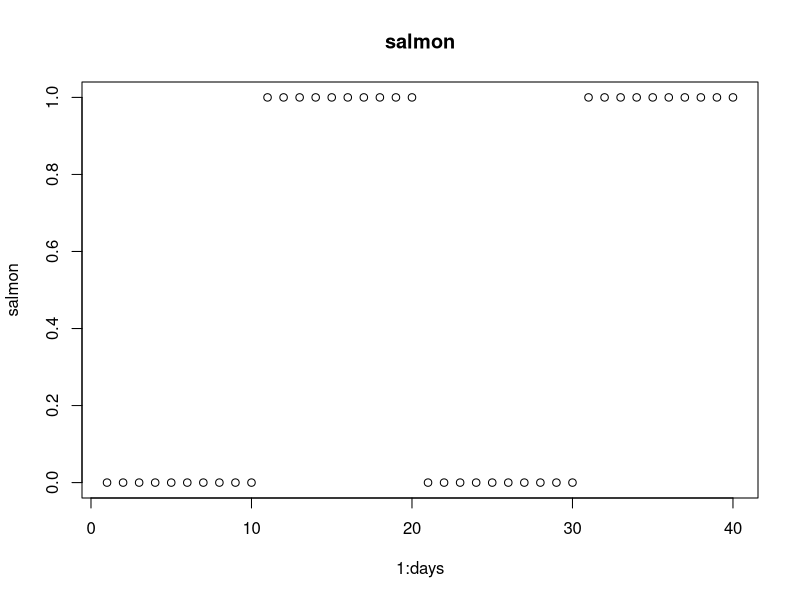
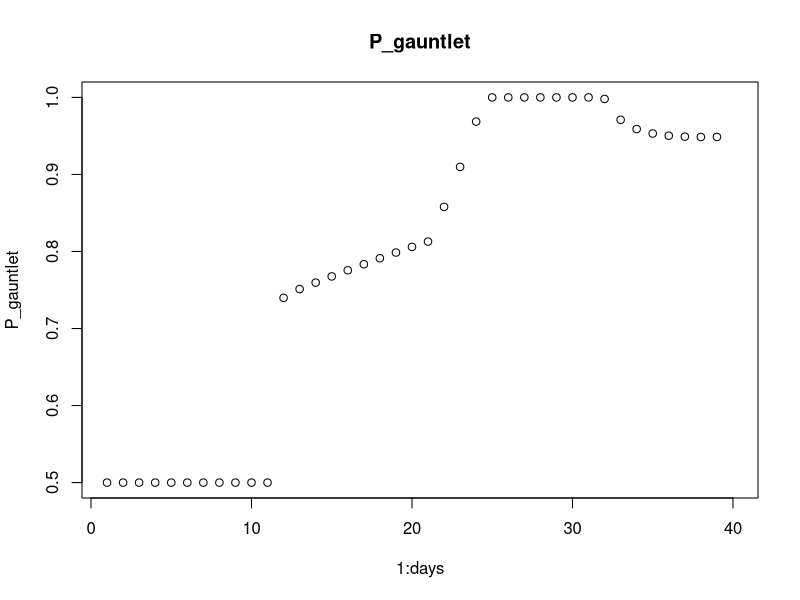
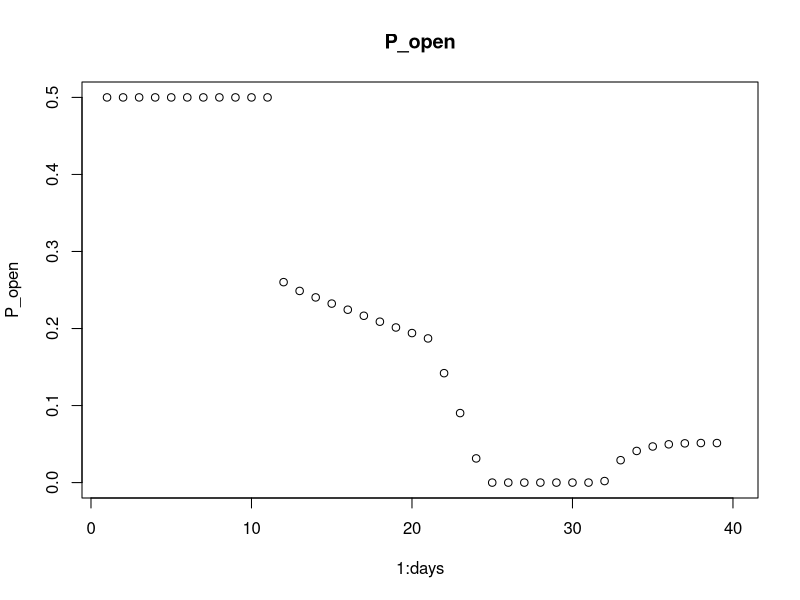
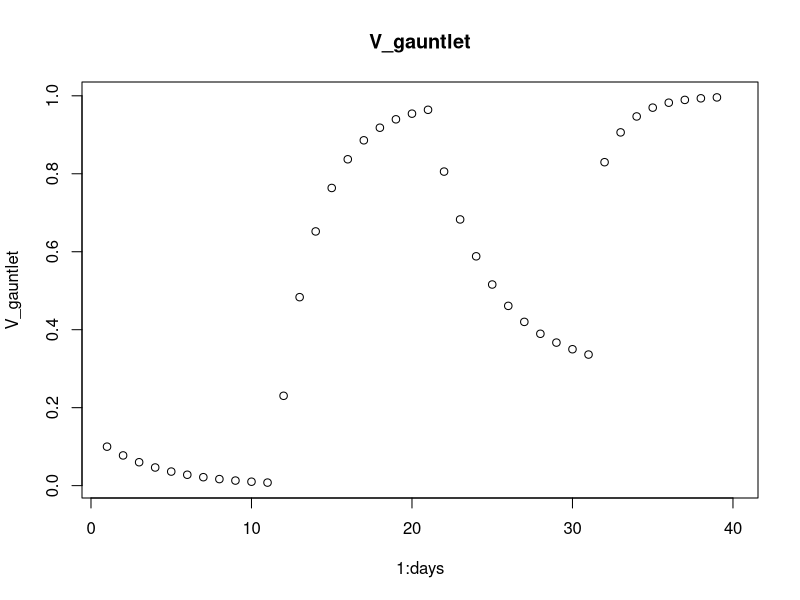
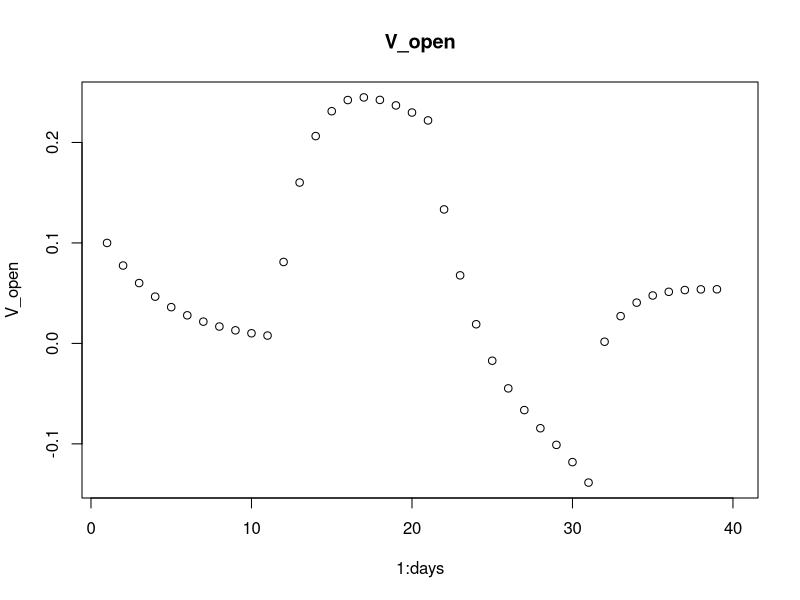
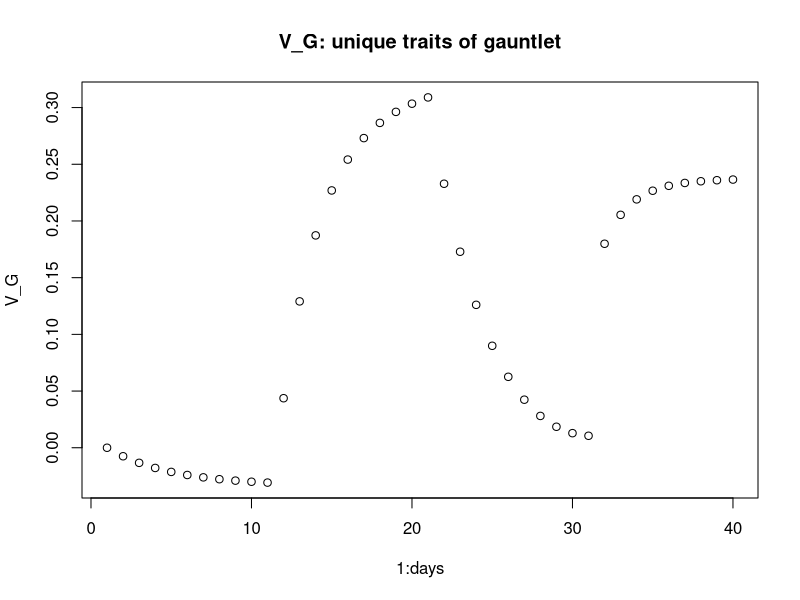
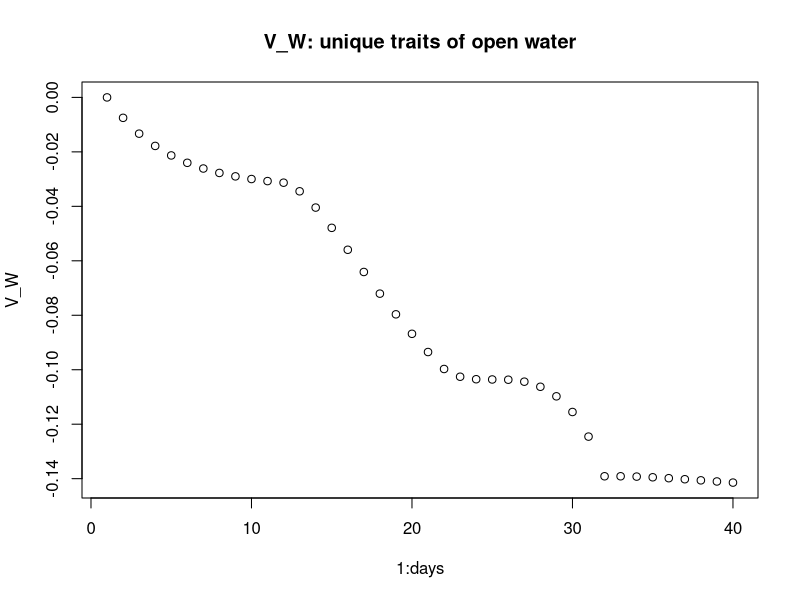
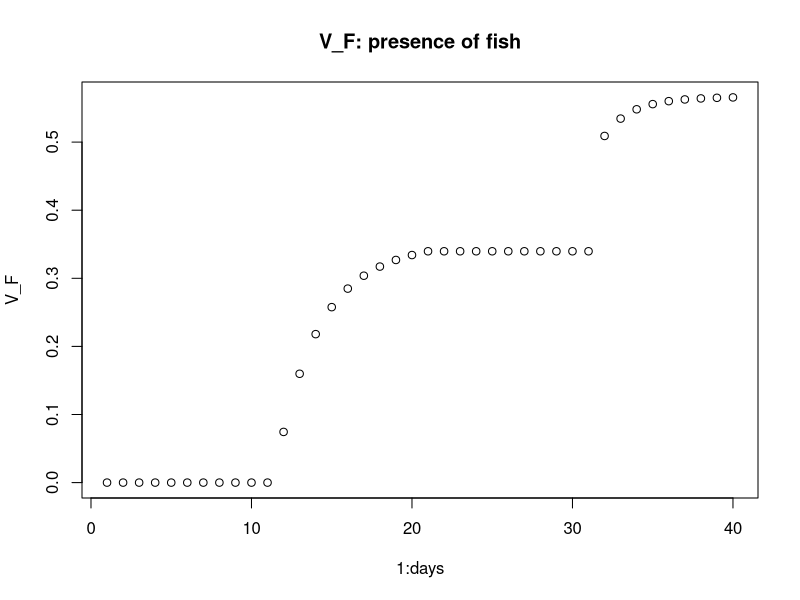

Reproduce these figures in R, in order.
# Rescorla-Wagner via Miller and Shettleworth 2007, 2013
# December 2023

# parameters
days <- 40
salience <- 0.15 # seems to be standard for this model? Can think about later

# variables (for now matches example in the 2007 paper)
V_G <- array(dim = days) # geography of gauntlet
V_W <- array(dim = days) # geography of open water
V_F <- array(dim = days, data = rep(0, days)) # presence of salmon
V_B <- array(dim = days) # some element(s) in common between both

V_gauntlet <- array(dim = days)
V_open <- array(dim = days)

P_gauntlet <- array(dim = days)
P_open <- array(dim = days)

# stupid little salmon presence/absence by day
# salmon everyday - works great
# salmon <- array(dim = days, data = rep(1, days))
# salmon in the middle of the time series - not working great
salmon <- array(dim = days, data = c(rep(0, days/4), rep(1, days/4), rep(0, days/4), rep(1, days/4)))

# start values
V_G[1] <- 0
V_W[1] <- 0
V_F[1] <- 0
V_B[1] <- 0.1 # bc something needed to be non-0 I think

# loop
for(day in 1:(days-1)) {
  V_gauntlet[day] <- V_G[day] + V_F[day] + V_B[day]
  V_open[day] <- V_W[day] + V_B[day]
  P_gauntlet[day] <- V_gauntlet[day]/(V_gauntlet[day] + V_open[day])
  P_open[day] <- V_open[day]/(V_gauntlet[day] + V_open[day])
  
  
  if(salmon[day] == 0){ #V_F not presented so no change, neither location rewarded
    lambda_g <- 0
    lambda_o <- 0
    V_G[day+1] <- V_G[day] + salience * (lambda_g - (V_G[day] + V_B[day])) * P_gauntlet[day]
    V_W[day+1] <- V_W[day] + salience * (lambda_o - (V_W[day] + V_B[day])) * P_open[day]
    V_F[day+1] <- V_F[day]
    V_B[day+1] <- V_B[day] + 
      (salience * (lambda_o - (V_B[day] + V_W[day])) * P_open[day]) + 
      (salience * (lambda_g - (V_B[day] + V_G[day])) * P_gauntlet[day])
  } else { # gauntlet rewarded and V_F presented
    lambda_g <- 1
    lambda_o <- 0
    V_G[day+1] <- V_G[day] + salience * (lambda_g - (V_G[day] + V_F[day] + V_B[day])) * P_gauntlet[day]
    V_W[day+1] <- V_W[day] + salience * (lambda_o - (V_W[day] + V_B[day])) * P_open[day]
    V_F[day+1] <- V_F[day] + salience * (lambda_g - (V_G[day] + V_F[day] + V_B[day])) * P_gauntlet[day]
    V_B[day+1] <- V_B[day] + 
      (salience * (lambda_o - (V_B[day] + V_W[day])) * P_open[day]) + 
      (salience * (lambda_g - (V_B[day] + V_F[day] + V_G[day])) * P_gauntlet[day])
  }
  
  # correct P_Ls to 0 or 1 if out of range (MS 2013)
  if(P_gauntlet[day] > 1) {
    P_gauntlet[day] <- 1
  } else {
    if(P_gauntlet[day] < 0) {
      P_gauntlet[day] <- 0
    }
  }
  if(P_open[day] > 1) {
    P_open[day] <- 1
  } else {
    if(P_open[day] < 0) {
      P_open[day] <- 0
    }
  }
  
}

plot(1:days, salmon, main = "salmon")
plot(1:days, P_gauntlet, main = "P_gauntlet")
plot(1:days, P_open, main = "P_open")
plot(1:days, V_gauntlet, main = "V_gauntlet")
plot(1:days, V_open, main = "V_open")
plot(1:days, V_G, main = "V_G: unique traits of gauntlet")
plot(1:days, V_W, main = "V_W: unique traits of open water")
plot(1:days, V_F, main = "V_F: presence of fish")
plot(1:days, V_B, main = "V_B: common trait")
